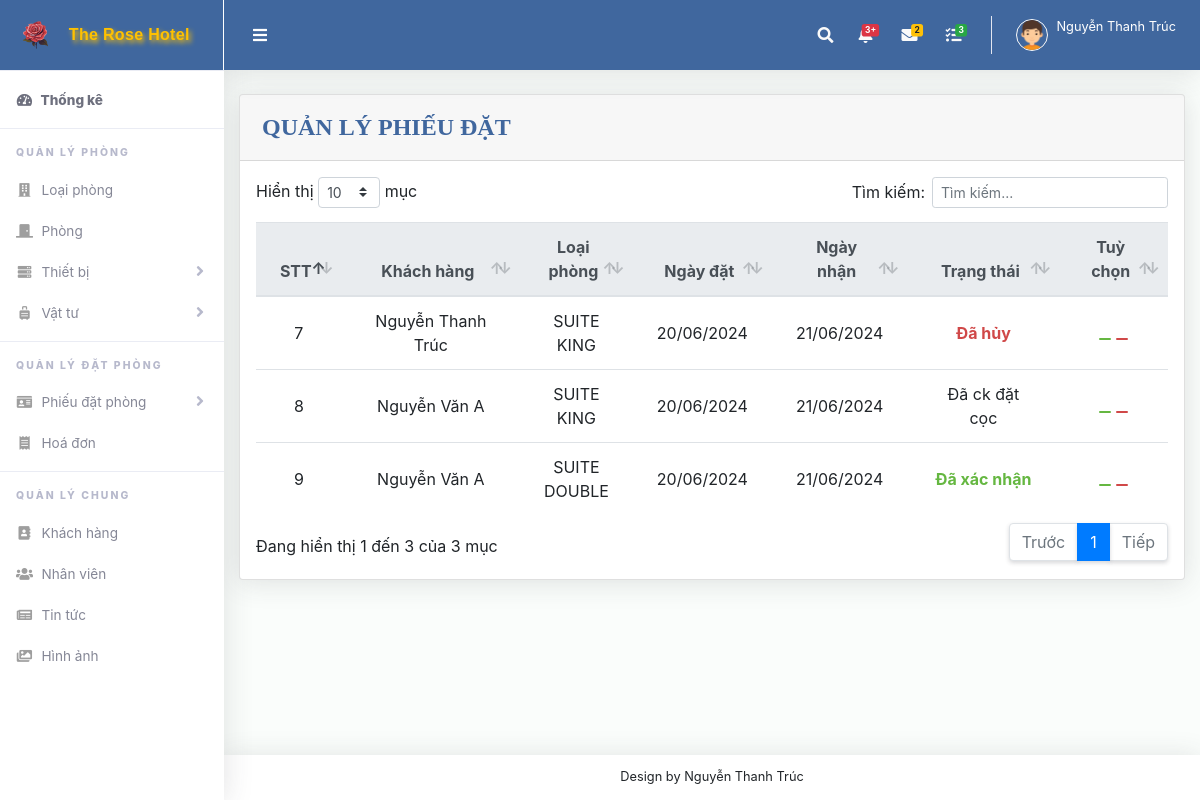
Screenshot of /QLPD.php (signed in) with the database file from the repository.
### tables this page shows
CREATE TABLE `phieu_dat` (
  `ma_phieu_dat` int(11) NOT NULL,
  `ma_kh` int(11) DEFAULT NULL,
  `ma_loai` int(11) NOT NULL,
  `ma_nv` int(11) DEFAULT NULL,
  `ngay_dat` varchar(20) NOT NULL,
  `ngay_nhan` varchar(20) NOT NULL,
  `ngay_tra` varchar(20) NOT NULL,
  `so_luong_nguoi_lon` int(11) NOT NULL,
  `so_luong_tre_em` int(11) NOT NULL,
  `phu_thu_tre_em` int(11) DEFAULT NULL,
  `so_luong_phong_dat` int(11) NOT NULL,
  `tien_coc` varchar(20) NOT NULL,
  `tong_tien` int(11) NOT NULL,
  `trang_thai` varchar(50) NOT NULL
);

CREATE TABLE `khach_hang` (
  `ma_kh` int(11) NOT NULL,
  `ho_ten` varchar(100) NOT NULL,
  `gioi_tinh` varchar(20) NOT NULL,
  `cccd` varchar(50) NOT NULL,
  `sdtkh` int(11) NOT NULL,
  `emailkh` varchar(50) NOT NULL,
  `dia_chi` varchar(255) NOT NULL,
  `matkhaukh` varchar(50) NOT NULL
);

CREATE TABLE `loai_phong` (
  `ma_loai` int(11) NOT NULL,
  `ten_loai` varchar(100) NOT NULL,
  `anh_loai_phong` text NOT NULL,
  `dien_tich` varchar(20) NOT NULL,
  `chi_tiet_phong` varchar(100) NOT NULL,
  `so_luong` int(11) NOT NULL,
  `gia_phong` varchar(100) NOT NULL
);

### QLPD.php (the view, shortened to what this page needs)
<?php include ("header.php");
?>
<div class="row">
    <div class="col-lg-12">
        <div class="card mb-4">
            <div class="card-header py-3 d-flex flex-row align-items-center justify-content-between">
                <h6>QUẢN LÝ PHIẾU ĐẶT</h6>
            </div>
            <div class="table-responsive p-3">
                <table class="table align-items-center table-flush" id="dataTable">
                    <thead class="thead-light">
                        <tr>
                            <th width="5%">STT</th>
                            <th width="20%">Khách hàng</th>
                            <th witdh="23%">Loại phòng</th>
                            <th width="10%">Ngày đặt</th>
                            <th width="13%">Ngày nhận</th>
                            <th width="17%">Trạng thái</th>
                            <th width="12%">Tuỳ chọn</th>
                        </tr>
                    </thead>
                    <tbody>
                        <?php
                        include ("ketnoi.php");
                        $sql = "select * from phieu_dat ";
                        $kq = mysqli_query($conn, $sql) or die("Không thể xuất thông tin " . mysqli_error());
                        while ($row = mysqli_fetch_array($kq)) {
                            $loai_phongs = $row["ma_loai"];
                            $sql2 = "SELECT * FROM loai_phong WHERE ma_loai='" . $loai_phongs . "'";
                            $kq2 = mysqli_query($conn, $sql2) or die("Không thể xuất thông tin " . mysqli_error());
                            $loai_phong = mysqli_fetch_array($kq2);
                            $khach_hangs = $row["ma_kh"];
                            $sql3 = "SELECT * FROM khach_hang WHERE ma_kh='" . $khach_hangs . "'";
                            $kq3 = mysqli_query($conn, $sql3) or die("Không thể xuất thông tin " . mysqli_error());
                            $khach_hang = mysqli_fetch_array($kq3);
                            $status_class = '';
                            switch ($row["trang_thai"]) {
                                case 'Đã xác nhận':
                                    $status_class = 'status-da-xac-nhan';
                                    break;
                                case 'Đã hủy':
                                    $status_class = 'status-da-huy';
                                    break;
                            }
                            echo "<tr>";
                            echo "<td>" . $row["ma_phieu_dat"] . "</td>";
                            $usern = $row["ma_phieu_dat"];
                            echo "<td>" . $khach_hang["ho_ten"] . "</td>";
                            echo "<td>" . $loai_phong["ten_loai"] . "</td>";
                            echo "<td>" . date('d/m/Y', strtotime($row["ngay_dat"])) . "</td>";
                            echo "<td>" . date('d/m/Y', strtotime($row["ngay_nhan"])) . "</td>";
                            echo "<td class='$status_class'>" . $row["trang_thai"] . "</td>";
                            echo "<td>
                        <a href='suaChiTietPD.php?ma_phieu_dat=$usern'><button class='eye'><ion-icon name='eye'></ion-icon></button></a>
                        <a href='phanphong.php?ma_phieu_dat=$usern'><button class='key'><ion-icon name='key'></ion-icon></button></a>
                        </td>";
                            echo "</tr>";
                        }
                        ?>
                    </tbody>
                </table>
            </div>
        </div>
    </div>
</div>
<?php include ("footer.php"); ?>

### QLPD.php (style rules this page uses)
.key { color: white; border: none; background-color:#D04848; border-radius: 3px; }
.eye { color: white; border: none; background-color:#65B741; border-radius: 3px; }
h6 { font-size: 1.5rem; font-family: Tahoma; color: #40679E; font-weight: 600; margin: 2px; }
.table th, .table td { text-align: center; vertical-align: middle; }
.status-da-xac-nhan { color: #65B741; font-weight: bold; }
.status-da-huy { color: #D04848; font-weight: bold; }

### rows the page displays
phieu_dat: ma_phieu_dat "7", ma_kh.ho_ten "Nguyễn Thanh Trúc", ma_loai.ten_loai "SUITE KING", ngay_dat "20/06/2024", ngay_nhan "21/06/2024", trang_thai "Đã hủy"
phieu_dat: ma_phieu_dat "8", ma_kh.ho_ten "Nguyễn Văn A", ma_loai.ten_loai "SUITE KING", ngay_dat "20/06/2024", ngay_nhan "21/06/2024", trang_thai "Đã ck đặt cọc"
phieu_dat: ma_phieu_dat "9", ma_kh.ho_ten "Nguyễn Văn A", ma_loai.ten_loai "SUITE DOUBLE", ngay_dat "20/06/2024", ngay_nhan "21/06/2024", trang_thai "Đã xác nhận"

### other values shown
$_SESSION['ho_ten'] "Nguyễn Thanh Trúc"
